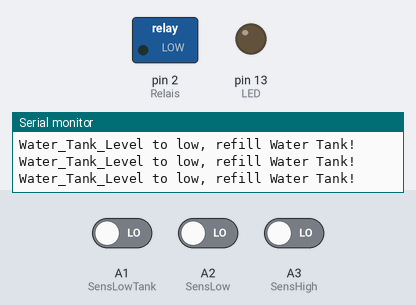
The sketch below on a simulated Arduino Uno, built with avr-gcc and run on an emulated ATmega328P. Parts: switched loads named in the sketch (green lamp = pin HIGH), output pins drawn as LEDs (lit = HIGH), the last lines printed to the serial monitor. The inputs (shaded band) are chosen by the test bench; at power-on: A1 (SensLowTank) LOW, A2 (SensLow) LOW, A3 (SensHigh) LOW.

Above: at 1.8 s.
1.9 s: A1 (SensLowTank) driven HIGH
At 3.2 s:
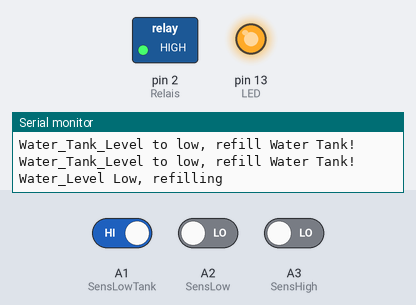
3.5 s: A2 (SensLow) driven HIGH
At 5.7 s:
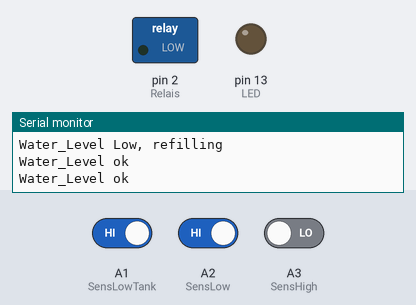
Timing chart, 0 to 7.2 s (numbered marks = the images above; inputs shaded):
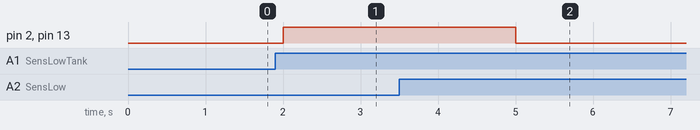

The sketch:

Level_Sensor_v2_3_sensors.ino
```cpp
/*
  Level Sensor  v2 for new Board done in Fritzing
  Turns on a relais when low water level is detected and check if refill Tank is empty, to protect pump from running dry...

  using Non-contact Liquid Level Sensor XKC-Y25-T12V SKU: SEN0204
  https://www.dfrobot.com/wiki/index.php/Non-contact_Liquid_Level_Sensor_XKC-Y25-T12V_SKU:_SEN0204
  for upper level detektion and
  Liquid Level Sensor-FS-IR02 SKU: SEN0205
  https://www.dfrobot.com/wiki/index.php/Liquid_Level_Sensor-FS-IR02_SKU:_SEN0205
  for lower level detection

  modified 14 January 2019
  by Helmar Waiczies
*/

int Liquid_level=0;
int Liquid_level1=0;
int Liquid_level2=0;
int Liquid_levelTank=0;
int LED=LED_BUILTIN;
int Relais=2;
int SensLowTank=A1;
int SensLow=A2;
int SensHigh=A3;
// the setup function runs once when you press reset or power the board
void setup() {
  // initialize digital pin LED_BUILTIN as an output.
  pinMode(LED, OUTPUT);
  digitalWrite(LED, LOW);
  pinMode(Relais, OUTPUT);
  digitalWrite(Relais, LOW);
  Serial.begin(9600);
  pinMode(SensLowTank,INPUT); //opt. or capacitive Sensot for refill tank
  pinMode(SensLow,INPUT);  //opt. Sensor
  pinMode(SensHigh,INPUT);  //cap. or opt. sensor (overflow protection)
}

// the loop function runs over and over again forever
void loop() {
  Liquid_level1=digitalRead(SensLow);
  Liquid_level2=digitalRead(SensHigh);
  Liquid_levelTank=digitalRead(SensLowTank);
  Liquid_level=Liquid_level1+Liquid_level2;
  if (Liquid_level == 0) {
    if (Liquid_levelTank == 1) {
    digitalWrite(LED, HIGH);    // turn the LED on by making the voltage HIGH
    digitalWrite(Relais, HIGH);  //pumpe an
    Serial.println("Water_Level Low, refilling");
    delay(2500); // pump has to run at least 2.5sec to fill the pipe; needs adjustments depending on pipe length, diameter and pump
    }
  }
  if (Liquid_level == 1) {
    digitalWrite(LED, LOW);   // turn the LED OFF
    digitalWrite(Relais, LOW);   //pumpe aus
    Serial.println("Water_Level ok");
  }
  if (Liquid_level == 2) {
    digitalWrite(LED, LOW);   // turn the LED OFF
    digitalWrite(Relais, LOW);   //pumpe aus
    Serial.println("Water_Level to high, remove some water, possible overflow!!!");
  }
  if (Liquid_levelTank == 0) {
    digitalWrite(LED, LOW);   // turn the LED OFF
    digitalWrite(Relais, LOW);   //pumpe aus
    Serial.println("Water_Tank_Level to low, refill Water Tank!");
  }

  delay(500);                     // wait for a second

}
```

Measured:
- after the input at 1.9 s, pin 2 (Relais), pin 13 (LED): LOW → HIGH after 0.10 s
- after the input at 3.5 s, pin 2 (Relais), pin 13 (LED): HIGH → LOW after 1.5 s
